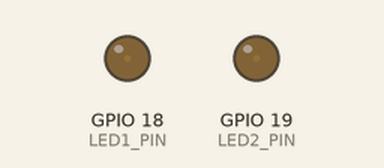
The program below on a simulated ESP32. Parts: output pins drawn as LEDs (lit = HIGH). What the program prints to the serial monitor is not drawn.

Above: at 0.05 s.
At 2.55 s:
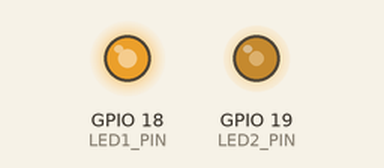
At 5.1 s:
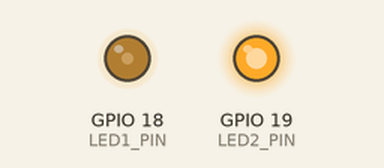
At 10.2 s:
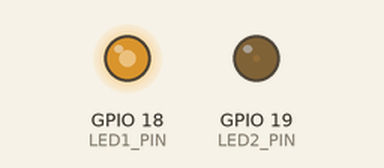
Timing chart, 0 to 13.3 s (numbered marks = the images above):
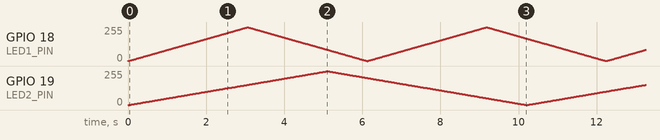

The program:

main.cpp
```cpp
//Task 1 — Dual-LED fading with different PWM frequencies

#include <Arduino.h>

// LED pins
const int LED1_PIN = 18;
const int LED2_PIN = 19;

const int LED1_CHANNEL = 0;
const int LED2_CHANNEL = 1;

// Different PWM frequencies
const int LED1_FREQ = 10000;  // 10 kHz
const int LED2_FREQ = 5000;   // 5 kHz

// 8-bit resolution: duty cycle 0-255
const int PWM_RESOLUTION = 8;
const int MAX_DUTY = 255;

// Duty-cycle values
int duty1 = 0;
int duty2 = 0;

// Fading directions
int direction1 = 1;
int direction2 = 1;

// Non-blocking timers
unsigned long lastFade1 = 0;
unsigned long lastFade2 = 0;

const unsigned long FADE_INTERVAL_1 = 12;
const unsigned long FADE_INTERVAL_2 = 20;

void updateFade(int &duty, int &direction, int channel) {
    duty += direction;

    if (duty >= MAX_DUTY) {
        duty = MAX_DUTY;
        direction = -1;
    }
    else if (duty <= 0) {
        duty = 0;
        direction = 1;
    }

    ledcWrite(channel, duty);
}

void setup() {
    Serial.begin(115200);

    // Configure separate PWM channels
    ledcSetup(LED1_CHANNEL, LED1_FREQ, PWM_RESOLUTION);
    ledcAttachPin(LED1_PIN, LED1_CHANNEL);

    ledcSetup(LED2_CHANNEL, LED2_FREQ, PWM_RESOLUTION);
    ledcAttachPin(LED2_PIN, LED2_CHANNEL);

    ledcWrite(LED1_CHANNEL, 0);
    ledcWrite(LED2_CHANNEL, 0);

    Serial.println("Task 1: Dual LED PWM started");
    Serial.println("LED 1: GPIO 18, Frequency: 10000 Hz");
    Serial.println("LED 2: GPIO 19, Frequency: 5000 Hz");
    Serial.println("Resolution: 8-bit");
}

void loop() {
    unsigned long now = millis();

    if (now - lastFade1 >= FADE_INTERVAL_1) {
        lastFade1 = now;
        updateFade(duty1, direction1, LED1_CHANNEL);
    }

    if (now - lastFade2 >= FADE_INTERVAL_2) {
        lastFade2 = now;
        updateFade(duty2, direction2, LED2_CHANNEL);
    }
}
```
